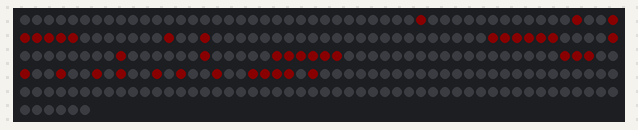
The program below on a simulated Raspberry Pi (BCM pin numbers). Parts: 256 RGB LEDs in strip order, left to right, continuing on the next row. Dim RGB values are drawn brighter than linear.

Above: at 0.06 s.
At 0.5 s:
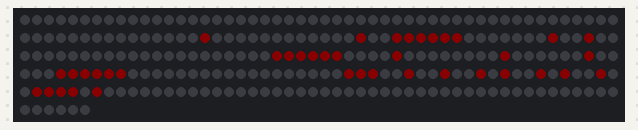
At 0.94 s:
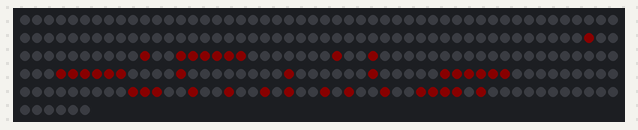
At 1.94 s:
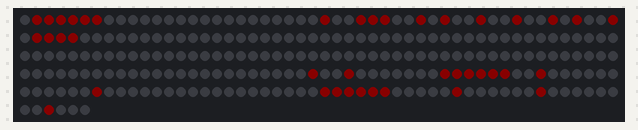
At 2.93 s:
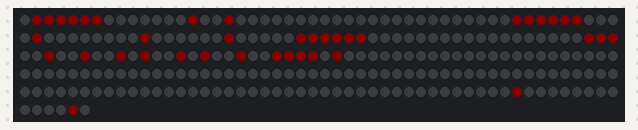
At 3.93 s:
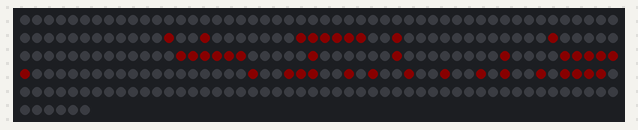

Measured:
- by itself, everything shown: repeats every 3.5 s, in 32 steps

The program:

paoma.py
```python
from rpi_ws281x import PixelStrip, Color
from signal import pause
import time
import numpy as np

COLUMN = 32
ROW = 8

# LED strip configuration:
LED_COUNT = ROW*COLUMN  # Number of LED pixels.
LED_PIN = 18  # GPIO pin connected to the pixels (18 uses PWM!).
# LED_PIN = 10        # GPIO pin connected to the pixels (10 uses SPI /dev/spidev0.0).
LED_FREQ_HZ = 800000  # LED signal frequency in hertz (usually 800khz)
LED_DMA = 10  # DMA channel to use for generating signal (try 10)
LED_BRIGHTNESS = 10 # Set to 0 for darkest and 255 for brightest
# True to invert the signal (when using NPN transistor level shift)
LED_INVERT = False
LED_CHANNEL = 0  # set to '1' for GPIOs 13, 19, 41, 45 or 53

# Create NeoPixel object with appropriate configuration.
strip = PixelStrip(
    LED_COUNT,
    LED_PIN,
    LED_FREQ_HZ,
    LED_DMA,
    LED_INVERT,
    LED_BRIGHTNESS,
    LED_CHANNEL,
)


def xy_to_arrayIndex(x, y):
    if x % 2 == 0:
        return (x * 8) + y
    else:
        return (x * 8) + (8 - y - 1)


def drawBMP(matrix, width, height):
    for row in range(height):
        for col in range(width):
            color_r, color_g, color_b = matrix[row][col]
            strip.setPixelColor(xy_to_arrayIndex(col, row), Color(color_r, color_g, color_b))

    strip.show()
    # 色块矩阵
    # print(matrix)


def move_matrix(matrix, step=1):
    return np.roll(matrix, step, axis=1).tolist()


def bmp_to_matrix(bmp, width, height):
    matrix = []
    for y in range(height):
        row = []
        for x in range(width):
            index = x+(y*width)
            color = bmp[index]
            color_r = color >> 24 & 0xFF
            color_g = color >> 16 & 0xFF
            color_b = color >> 8 & 0xFF
            row.append((color_r, color_g, color_b))
        matrix.append(row)

    return matrix


youtubeBMP = [
    0x00000000, 0x00000000, 0x00000000, 0x00000000, 0x00000000, 0x00000000, 0x00000000, 0x00000000, 0x00000000, 0x00000000, 0x00000000, 0x00000000, 0x00000000, 0x00000000, 0x00000000, 0x00000000, 0x00000000, 0x00000000, 0x00000000, 0x00000000, 0x00000000, 0x00000000, 0x00000000, 0x00000000, 0x00000000, 0x00000000, 0x00000000, 0x00000000, 0x00000000, 0x00000000, 0x00000000, 0x00000000,
    0x00000000, 0x00000000, 0x00000000, 0x00000000, 0xff000000, 0xff000000, 0xff000000, 0xff000000, 0xff000000, 0x00000000, 0x00000000, 0xff000000, 0x00000000, 0x00000000, 0x00000000, 0xff000000, 0x00000000, 0x00000000, 0xff000000, 0xff000000, 0xff000000, 0xff000000, 0x00000000, 0x00000000, 0x00000000, 0x00000000, 0x00000000, 0x00000000, 0x00000000, 0x00000000, 0x00000000, 0x00000000,
    0x00000000, 0x00000000, 0x00000000, 0x00000000, 0x00000000, 0x00000000, 0xff000000, 0x00000000, 0x00000000, 0x00000000, 0x00000000, 0xff000000, 0x00000000, 0x00000000, 0x00000000, 0xff000000, 0x00000000, 0x00000000, 0xff000000, 0x00000000, 0x00000000, 0x00000000, 0x00000000, 0x00000000, 0x00000000, 0x00000000, 0x00000000, 0x00000000, 0x00000000, 0x00000000, 0x00000000, 0x00000000,
    0x00000000, 0x00000000, 0x00000000, 0x00000000, 0x00000000, 0x00000000, 0xff000000, 0x00000000, 0x00000000, 0x00000000, 0x00000000, 0xff000000, 0xff000000, 0xff000000, 0xff000000, 0xff000000, 0x00000000, 0x00000000, 0xff000000, 0xff000000, 0xff000000, 0xff000000, 0x00000000, 0x00000000, 0x00000000, 0x00000000, 0x00000000, 0x00000000, 0x00000000, 0x00000000, 0x00000000, 0x00000000,
    0x00000000, 0x00000000, 0x00000000, 0x00000000, 0x00000000, 0x00000000, 0xff000000, 0x00000000, 0x00000000, 0x00000000, 0x00000000, 0xff000000, 0x00000000, 0x00000000, 0x00000000, 0xff000000, 0x00000000, 0x00000000, 0x00000000, 0x00000000, 0x00000000, 0xff000000, 0x00000000, 0x00000000, 0x00000000, 0x00000000, 0x00000000, 0x00000000, 0x00000000, 0x00000000, 0x00000000, 0x00000000,
    0x00000000, 0x00000000, 0x00000000, 0x00000000, 0x00000000, 0x00000000, 0xff000000, 0x00000000, 0x00000000, 0x00000000, 0x00000000, 0xff000000, 0x00000000, 0x00000000, 0x00000000, 0xff000000, 0x00000000, 0x00000000, 0x00000000, 0x00000000, 0x00000000, 0xff000000, 0x00000000, 0x00000000, 0x00000000, 0x00000000, 0x00000000, 0x00000000, 0x00000000, 0x00000000, 0x00000000, 0x00000000,
    0x00000000, 0x00000000, 0x00000000, 0x00000000, 0x00000000, 0x00000000, 0xff000000, 0x00000000, 0x00000000, 0x00000000, 0x00000000, 0xff000000, 0x00000000, 0x00000000, 0x00000000, 0xff000000, 0x00000000, 0x00000000, 0xff000000, 0xff000000, 0xff000000, 0xff000000, 0x00000000, 0x00000000, 0x00000000, 0x00000000, 0x00000000, 0x00000000, 0x00000000, 0x00000000, 0x00000000, 0x00000000,
    0x00000000, 0x00000000, 0x00000000, 0x00000000, 0x00000000, 0x00000000, 0x00000000, 0x00000000, 0x00000000, 0x00000000, 0x00000000, 0x00000000, 0x00000000, 0x00000000, 0x00000000, 0x00000000, 0x00000000, 0x00000000, 0x00000000, 0x00000000, 0x00000000, 0x00000000, 0x00000000, 0x00000000, 0x00000000, 0x00000000, 0x00000000, 0x00000000, 0x00000000, 0x00000000, 0x00000000, 0x00000000
]


# Define functions which animate LEDs in various ways.
def colorWipe(strip, color, wait_ms=20):
    """Wipe color across display a pixel at a time."""
    for i in range(strip.numPixels()):
        strip.setPixelColor(i, color)
        strip.show()
        time.sleep(wait_ms / 1000.0)

def init():
    # Intialize the library (must be called once before other functions).
    strip.begin()

def main():
    matrix = bmp_to_matrix(youtubeBMP, COLUMN, ROW)
    while True:
        drawBMP(matrix, COLUMN, ROW)
        time.sleep(100/1000)
        matrix = move_matrix(matrix)


# Main program logic follows:
if __name__ == "__main__":
    try:
        init()
        main()
    except KeyboardInterrupt:
        for i in range(LED_COUNT):
            strip.setPixelColor(i, Color(0, 0, 0))
        strip.show()
```
